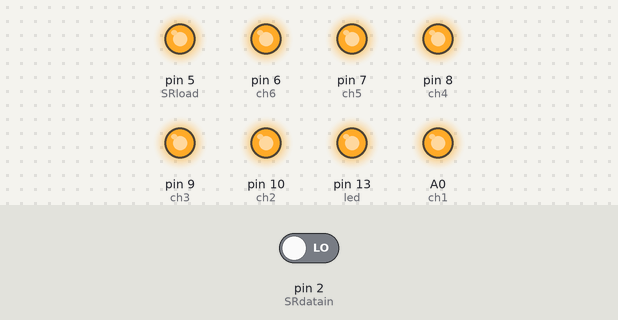
This sketch was run on a simulated Arduino Nano, built with avr-gcc and run on an emulated ATmega328P. Shown: output pins drawn as LEDs (lit = HIGH). Wiring (inferred from the names in the program): 24Cxx EEPROM at I2C address 0x50. The inputs (shaded band) are chosen by the test bench; at power-on: pin 2 (SRdatain) LOW. EEPROM starts erased; pins used as bus, display or sensor lines are not drawn.

Above: at 1.4 s.
2.6 s: pin 2 (SRdatain) driven HIGH
At 4.9 s:
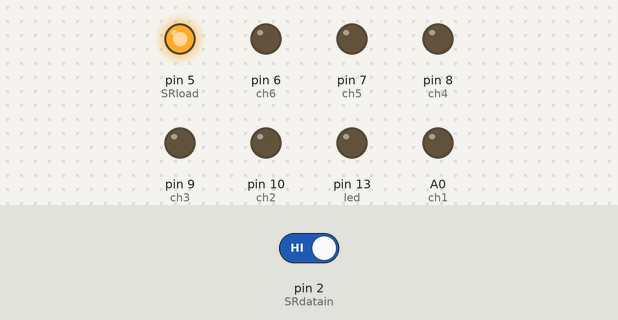
5.6 s: pin 2 (SRdatain) driven LOW
At 10.5 s:
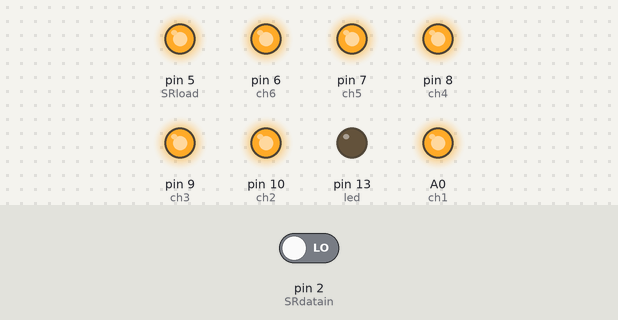
Timing chart, 0 to 13.1 s (numbered marks = the images above; inputs shaded):
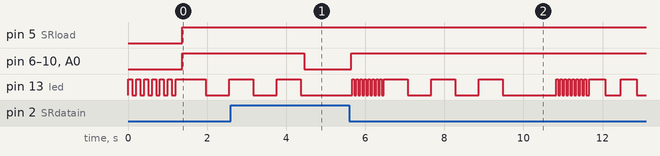

Measured:
- after the input at 2.6 s, pin 6 (ch6), pin 7 (ch5), pin 8 (ch4), pin 9 (ch3), pin 10 (ch2), A0 (ch1): HIGH → LOW after 1.9 s; pin 13 (led): goes on until 4.4 s, then stays LOW
- after the input at 5.6 s, pin 6 (ch6), pin 7 (ch5), pin 8 (ch4), pin 9 (ch3), pin 10 (ch2), A0 (ch1): LOW → HIGH after 0.05 s

The sketch:

SyncSix_TimerTrig.ino
```cpp
//SyncSix_TimerTrig Arduino Sketch.
//Allows a SyncSix controller to be periodically triggered every X (timerPeriod) amount of seconds.
//ResetTimerOnTrig can be set HIGH to reset the timer if the controller is externally triggered.

const unsigned long timerPeriod = 60;           //set how often the controller should trigger the sequence (in seconds)
const int resetTimerOnTrig = HIGH;              //Set HIGH if you want the timer to be reset if the contller is externally triggered
const unsigned long quant = 75;                 //set quantization time constant (how often outputs are refreshed in ms). Default 75ms.  Min 25ms.

#include <SoftwareSerial.h>
#include <EEPROM.h>
#include <Wire.h>

#define ambientbyte 0     //define arduino nano internal EEPROM settings bytes
#define volbyte 1
#define sonicbyte 2

#define SRload 5          //define pin connections
#define SRdatain 2
#define SRclock 4
#define SRclocken A1
#define ch1 A0
#define ch2 10
#define ch3 9
#define ch4 8
#define ch5 7
#define ch6 6
#define led 13
#define utrig A2
#define uecho A3
#define pot A7
#define busy A6
#define tx 11
#define rx 12

SoftwareSerial DFSoftwareSerial(rx, tx);                                            // RX, TX of MP3 player
const byte playMP31[] = {0x7E, 0xFF, 0x06, 0x03, 0x00, 0x00, 0x01, 0xEF};           //message to send to MP3 player to play track 1
const byte playMP32[] = {0x7E, 0xFF, 0x06, 0x03, 0x00, 0x00, 0x02, 0xEF};           //message to send to MP3 player to play track 2

bool ch1state;    //global vars to store input states
bool ch2state;
bool ch3state;
bool ch4state;
bool ch5state;
bool ch6state;
bool shiftstate;
bool trigstate;
bool sonicstate;

unsigned long timerPeriodms = timerPeriod * 1000;
unsigned long lastTimerTrig;


void setup() {
  pinMode(led, OUTPUT);  digitalWrite(led, LOW);      //setup LED
  pinMode(pot, INPUT);                                //setup potentiometer
  pinMode(busy, INPUT);                               //setup MP3 player feedback pin

  pinMode(utrig, OUTPUT); digitalWrite(utrig, LOW);   // Set the ultrasonic trigPin as an OUTPUT and set LOW
  pinMode(uecho, INPUT);                              // Set the ultrasonic echoPin as an INPUT

  pinMode(ch1, OUTPUT); digitalWrite(ch1, LOW);       //setup output channel pins and set all to LOW
  pinMode(ch2, OUTPUT); digitalWrite(ch2, LOW);
  pinMode(ch3, OUTPUT); digitalWrite(ch3, LOW);
  pinMode(ch4, OUTPUT); digitalWrite(ch4, LOW);
  pinMode(ch5, OUTPUT); digitalWrite(ch5, LOW);
  pinMode(ch6, OUTPUT); digitalWrite(ch6, LOW);

  pinMode(SRload, OUTPUT);                            //setup input shift register pins
  pinMode(SRclocken, OUTPUT);
  pinMode(SRclock, OUTPUT);
  pinMode(SRdatain, INPUT);

  Wire.begin();                                       //begin I2C connection to external EEPROM

  DFSoftwareSerial.begin(9600);                       //begin serial connection to MP3 player
  byte MP3setvol[] = {0x7E, 0xFF, 0x06, 0x06, 0x00, 0x00, EEPROM.read(volbyte), 0xEF};     //read stored volume level
  DFSoftwareSerial.write(MP3setvol, 8);                //set volume of MP3 player

  digitalWrite(led, HIGH); delay(100); digitalWrite(led, LOW); delay(100); digitalWrite(led, HIGH); delay(100); digitalWrite(led, LOW); delay(100); digitalWrite(led, HIGH); delay(100); digitalWrite(led, LOW); delay(100); digitalWrite(led, HIGH); delay(100); digitalWrite(led, LOW); delay(100); digitalWrite(led, HIGH); delay(100); digitalWrite(led, LOW); delay(100); digitalWrite(led, HIGH); delay(100); digitalWrite(led, LOW); delay(100); //blink six times for startup confirmation

  lastTimerTrig = millis();   //record Timer Trig
  digitalWrite(led, HIGH);  //turn on led for duration of playback
  playSeq();                //play sequence
}


void loop() {
  inputCheck();   //refresh the inputs

  if (millis() > (lastTimerTrig+timerPeriodms)) {
      lastTimerTrig = millis();   //record Timer Trig
      digitalWrite(led, HIGH);  //turn on led for duration of playback
      playSeq();                //play sequence
  }


  if ((trigstate||sonicstate) & !shiftstate) {            //if triggered, play sequence
    if (resetTimerOnTrig) {lastTimerTrig = millis();}   //if reset timer on trigger, reset the timer
    digitalWrite(led, HIGH);  //turn on led for duration of playback
    playSeq();                //play sequence
  }
  else { digitalWrite(led, LOW);}    //turn of led when not playing back sequence


  if (ch1state && shiftstate){       //if shift and ch1 buttons are pressed, record sequence
    digitalWrite(led, HIGH); delay(600); digitalWrite(led, LOW); delay(600); digitalWrite(led, HIGH); delay(600); digitalWrite(led, LOW); delay(600); digitalWrite(led, HIGH); delay(600); digitalWrite(led, LOW);  //3 countdown blink
    recSeq();
  }


    if (ch2state && shiftstate){       //if shift and ch2 buttons are pressed, layer record sequence
    digitalWrite(led, HIGH); delay(600); digitalWrite(led, LOW); delay(600); digitalWrite(led, HIGH); delay(600); digitalWrite(led, LOW); delay(600); digitalWrite(led, HIGH); delay(600); digitalWrite(led, LOW);  //3 countdown blink
    recSeqLayer();
  }


  if (EEPROM.read(ambientbyte) && (analogRead(busy)>500)) {    //if play ambient track and ambient track has stoped
    playMP3(2);     //play 2nd MP3 (ambient)
    delay(25);
  }


  if (ch6state && shiftstate){     //toggle ambient enable eeprom bit if shift and ch6 are pressed
    if (EEPROM.read(ambientbyte) == 0){ EEPROM.write(ambientbyte, 1); digitalWrite(led, HIGH); delay(50); digitalWrite(led, LOW); delay(50); digitalWrite(led, HIGH); delay(50); digitalWrite(led, LOW); delay(50); digitalWrite(led, HIGH); delay(50); digitalWrite(led, LOW); delay(50); digitalWrite(led, HIGH); delay(50); digitalWrite(led, LOW); delay(50); digitalWrite(led, HIGH); delay(50); digitalWrite(led, LOW); delay(1000); }
    else {EEPROM.write(ambientbyte, 0); digitalWrite(led, HIGH); delay(400); digitalWrite(led, LOW); delay(400); digitalWrite(led, HIGH); delay(400); digitalWrite(led, LOW); delay(400); digitalWrite(led, HIGH); delay(400); digitalWrite(led, LOW); delay(400); digitalWrite(led, HIGH); delay(400); digitalWrite(led, LOW); }
  }

  if (shiftstate  &&  trigstate)  {   //toggle ultrasonic enable eeprom bit if shift and trig are pressed
    if (EEPROM.read(sonicbyte) == 0){  EEPROM.write(sonicbyte, 1); digitalWrite(led, HIGH); delay(50); digitalWrite(led, LOW); delay(50); digitalWrite(led, HIGH); delay(50); digitalWrite(led, LOW); delay(50); digitalWrite(led, HIGH); delay(50); digitalWrite(led, LOW); delay(50); digitalWrite(led, HIGH); delay(50); digitalWrite(led, LOW); delay(50); digitalWrite(led, HIGH); delay(50); digitalWrite(led, LOW); delay(1000); }
    else { EEPROM.write(sonicbyte, 0); digitalWrite(led, HIGH); delay(400); digitalWrite(led, LOW); delay(400); digitalWrite(led, HIGH); delay(400); digitalWrite(led, LOW); delay(400); digitalWrite(led, HIGH); delay(400); digitalWrite(led, LOW); delay(400); digitalWrite(led, HIGH); delay(400); digitalWrite(led, LOW); }
  }


  if (shiftstate  &&  ch5state) {    //if volume + is pressed
    byte newVol = constrain((EEPROM.read(volbyte) +1), 0, 30);      //read current volume from memory. Increment and constrain to volume range 0-30
    EEPROM.write(volbyte, newVol);                                  //write increased volume to arduino memory
    byte MP3setvol[] = {0x7E, 0xFF, 0x06, 0x06, 0x00, 0x00, newVol, 0xEF};     //create instruction to set new volume
    DFSoftwareSerial.write(MP3setvol, 8);                //set volume of MP3 player
    digitalWrite(led, HIGH); delay(50); digitalWrite(led, LOW);
  }

  if (shiftstate  &&  ch4state) {    //if volume - is pressed
    byte newVol = constrain((EEPROM.read(volbyte) -1), 0, 30);      //read current volume from memory. Decrement and constrain to volume range 0-30
    EEPROM.write(volbyte, newVol);                                  //write decreased volume to arduino memory
    byte MP3setvol[] = {0x7E, 0xFF, 0x06, 0x06, 0x00, 0x00, newVol, 0xEF};     //create instruction to set new volume
    DFSoftwareSerial.write(MP3setvol, 8);                //set volume of MP3 player
    digitalWrite(led, HIGH); delay(50); digitalWrite(led, LOW);
  }
}


void playSeq(){
  unsigned long currentmemory = 0;
  playMP3(1);       //play 1st mp3 file

  unsigned long startmillis = millis();     //record start time
  bool keepGoin = HIGH;
  while (keepGoin) {
    byte instruct = readEEPROM(currentmemory); currentmemory++;     //read in next instruction and move to next memory position
    while ((millis()-startmillis) < ((currentmemory+1)*quant)){}        //wait to execute
    if (bitRead(instruct, 7) == 1) {                            //check to see if end bit has been reached
      keepGoin = LOW;   //if end bit reached, stop and exit loop
    }
    updateCh(instruct);    //update outputs
  }
}


void recSeq(){
  unsigned long currentmemory = 0;
  inputCheck();        //refresh inputs to clear shiftState
  playMP3(1);          //play 1st mp3 file

  unsigned long startmillis = millis();     //record start time

  while((!shiftstate)  && (currentmemory<65534)) {          //loop while user hasnt pressed shift button and there is still memory space left
    while((millis()-startmillis) < ((currentmemory+1)*quant)) {}       //wait to execute
    inputCheck();                                                      //refresh inputs
    byte chanStates = 0; chanStates|=ch1state<<0; chanStates|=ch2state<<1; chanStates|=ch3state<<2; chanStates|=ch4state<<3; chanStates|=ch5state<<4; chanStates|=ch6state<<5;    //convert input states to byte representation
    writeEEPROM(currentmemory, chanStates); currentmemory++;           //save byte
    updateCh(chanStates);                                              //update outputs
  }
  byte StopBit = B10000000;
  delay(10);
  writeEEPROM(currentmemory, StopBit);       //write end stop bit (1 @ MSB)
  delay(10);
  digitalWrite(led, HIGH); delay(50); digitalWrite(led, LOW); delay(50); digitalWrite(led, HIGH); delay(50); digitalWrite(led, LOW); delay(50); digitalWrite(led, HIGH); delay(50); digitalWrite(led, LOW); delay(50); digitalWrite(led, HIGH); delay(50); digitalWrite(led, LOW); delay(50); digitalWrite(led, HIGH); delay(50); digitalWrite(led, LOW); delay(50); digitalWrite(led, HIGH); delay(50); digitalWrite(led, LOW); delay(50); digitalWrite(led, HIGH); delay(50); digitalWrite(led, LOW); delay(50); digitalWrite(led, HIGH); delay(50); digitalWrite(led, LOW); delay(50);
}


void recSeqLayer(){
  unsigned long currentmemoryL = 0;
  byte instructL = 0;      //
  playMP3(1);          //play 1st mp3 file

  unsigned long startmillisL = millis();     //record start time

  while(!(bitRead(instructL, 7) == 1)) {          //loop untill end of sequence
    while((millis()-startmillisL) < ((currentmemoryL+1)*quant)) {}
    instructL = readEEPROM(currentmemoryL);     //read in next instruction and move to next memory position
    inputCheck();                               //refresh inputs
    byte chanStatesL = 0; chanStatesL|=ch1state<<0; chanStatesL|=ch2state<<1; chanStatesL|=ch3state<<2; chanStatesL|=ch4state<<3; chanStatesL|=ch5state<<4; chanStatesL|=ch6state<<5;    //convert input states to byte representation
    chanStatesL|=instructL;     //bitwise OR to create layering
    writeEEPROM(currentmemoryL, chanStatesL); currentmemoryL++;       //save combined byte
    updateCh(chanStatesL);              //update outputs
  }
  digitalWrite(led, HIGH); delay(50); digitalWrite(led, LOW); delay(50); digitalWrite(led, HIGH); delay(50); digitalWrite(led, LOW); delay(50); digitalWrite(led, HIGH); delay(50); digitalWrite(led, LOW); delay(50); digitalWrite(led, HIGH); delay(50); digitalWrite(led, LOW); delay(50); digitalWrite(led, HIGH); delay(50); digitalWrite(led, LOW); delay(50); digitalWrite(led, HIGH); delay(50); digitalWrite(led, LOW); delay(50); digitalWrite(led, HIGH); delay(50); digitalWrite(led, LOW); delay(50); digitalWrite(led, HIGH); delay(50); digitalWrite(led, LOW); delay(50);
}


void updateCh(byte states) {            //updates output channels
  if (bitRead(states, 5) == 1) {digitalWrite(ch6, HIGH);}
  else {digitalWrite(ch6, LOW);}

  if (bitRead(states, 4) == 1) {digitalWrite(ch5, HIGH);}
  else {digitalWrite(ch5, LOW);}

  if (bitRead(states, 3) == 1) {digitalWrite(ch4, HIGH);}
  else {digitalWrite(ch4, LOW);}

  if (bitRead(states, 2) == 1) {digitalWrite(ch3, HIGH);}
  else {digitalWrite(ch3, LOW);}

  if (bitRead(states, 1) == 1) {digitalWrite(ch2, HIGH);}
  else {digitalWrite(ch2, LOW);}

  if (bitRead(states, 0) == 1) {digitalWrite(ch1, HIGH);}
  else {digitalWrite(ch1, LOW);}
}


void writeEEPROM(unsigned int eeaddress, byte data ) {      //writes data to external EEPROM at eeaddress
  if (eeaddress <= 32767) {         //set EEPROM device address based on eeaddress
    Wire.beginTransmission(0x50);    //first EEPROM device
  }
  else {
    eeaddress = eeaddress-32768;    //adjust address for second EEPROM device
    Wire.beginTransmission(0x51);   //second EEPROM device
  }

  Wire.write((int)(eeaddress >> 8));   // MSB
  Wire.write((int)(eeaddress & 0xFF)); // LSB
  Wire.write((int) (data));         //send byte to be stored
  Wire.endTransmission();
  delay(1);
}

byte readEEPROM(unsigned int eeaddress ) {        //reads and returns external EEPROM byte at address eeaddress
  byte rdata = 0xFF;
  byte deviceaddress;
  if (eeaddress <= 32767) {     //set EEPROM device address based on eeaddress
    deviceaddress = 0x50;           //first EEPROM device
  }
  else {
    eeaddress = eeaddress-32768;    //adjust address for second EEPROM device
    deviceaddress = 0x51;           //second EEPROM device
  }

  Wire.beginTransmission(deviceaddress);          //ask for byte from specific EEPROM chip
  Wire.write((int)(eeaddress >> 8));   // MSB
  Wire.write((int)(eeaddress & 0xFF)); // LSB
  Wire.endTransmission();

  Wire.requestFrom(deviceaddress,1);              //get byte
  if (Wire.available()) rdata = Wire.read();
  return rdata;
}


void playMP3(unsigned int track) {        //plays MP3 tracks
  switch (track) {
    case 1:
          DFSoftwareSerial.write(playMP31, 8);      //send code to play 1st MP3
          break;
    case 2:
          DFSoftwareSerial.write(playMP32, 8);      //send code to play 2nd MP3
          break;
  }
}


void inputCheck() {         //refreshes input button states and trig
  digitalWrite(SRload, LOW);  // Write pulse to load pin of 74HC165 shift register
  delayMicroseconds(5);
  digitalWrite(SRload, HIGH);
  delayMicroseconds(5);

  digitalWrite(SRclock, HIGH);  // Get data from 74HC165 shift register
  digitalWrite(SRclocken, LOW);
  byte incoming = shiftIn(SRdatain, SRclock, LSBFIRST);     //recieve incoming byte from shift register
  digitalWrite(SRclocken, HIGH);

  if (!(incoming & 0x80 )) {            //set channel states based on input buttons
    ch1state = HIGH;
  } else ch1state = LOW;

  if (!(incoming &  0x40 )) {
    ch2state = HIGH;
  } else ch2state = LOW;

  if (!(incoming &  0x20 )) {
    ch3state = HIGH;
  } else ch3state = LOW;

  if (!(incoming &  0x10 )) {
    ch4state = HIGH;
  } else ch4state = LOW;

  if (!(incoming &  0x8 )) {
    ch5state = HIGH;
  } else ch5state = LOW;

  if (!(incoming &  0x4 )) {
    ch6state = HIGH;
  } else ch6state = LOW;

  if (!(incoming &  0x2 )) {
    shiftstate = HIGH;
  } else shiftstate = LOW;

  if (!(incoming &  0x1 )) {
    trigstate = HIGH;
  } else trigstate = LOW;

  if (EEPROM.read(sonicbyte) == 1){        //if ultrasonic sensor is activated
    digitalWrite(utrig, HIGH);                       //trigger ultrasonic sensor
    delayMicroseconds(10);
    digitalWrite(utrig, LOW);
    long duration = pulseIn(uecho, HIGH, 12000);
    if (duration == 0) { duration=12000; }            //if no pulse is recieved (no ultrasonic conected/bad pulse) set to max length
    if (  map(constrain(duration, 150, 12000), 150, 12000, 1, 1024) < map(analogRead(pot), 0, 1024, 1024, 0)) {         //set sonicState HIGH if duration is less than potentiometer value
      sonicstate = HIGH;
    } else sonicstate = LOW;

    //ultrasonic sometimes gets falsly triggered when mp3 player stops playing ambient track
    if (EEPROM.read(ambientbyte)) {     //if play ambient track is enabled
      delay(15);                        //wait to allow busy pin to be analog read
      if (analogRead(busy)>500) {       //read busy pin to find out if ambient track has stoped
              sonicstate = LOW;         //set sonic state LOW to cancel any false triggers.
      }
    }
  }
}
```
